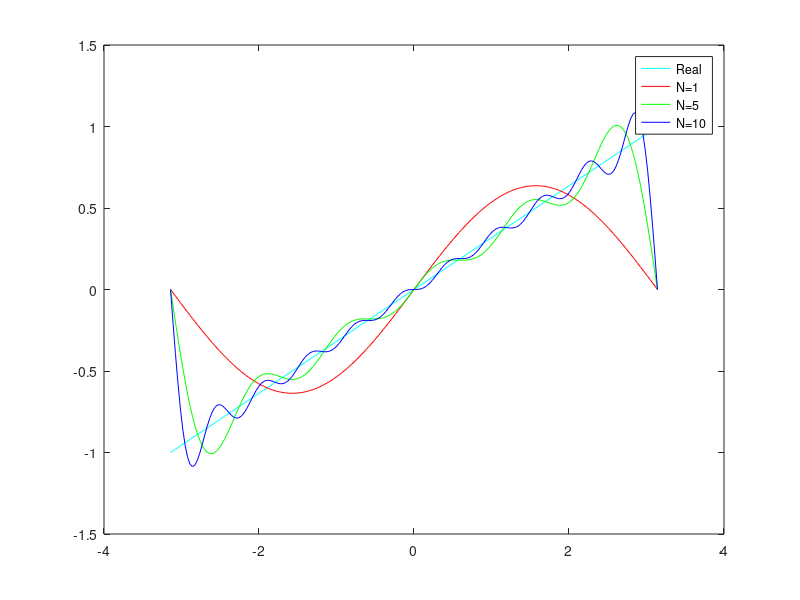

Source code (MATLAB): (Note: this script raises an error after producing the figure.)
%Caner Topuz
%090200358
%Lab_7 Q2

clear;
close all;
clc;

x = linspace(-pi,pi,200);
N = [1 5 10];
y_aprx = zeros(1,200,size(N,2));
y_real = x/pi;
sum = 0;
k = 1;

ii = 1;

for i = x
    jj = 1;
    for j = N
        sum = 0;
        for k= 1:j
            sum = sum + (-1)^(k+1)/k*sin(k*i);
        end
        sum = sum * (2/pi);
        y_aprx(1,ii,jj) = sum;
        jj = jj + 1;
    end
    ii = ii + 1;
end

plot(x,y_real,'c');
hold on;
plot(x,y_aprx(:,:,1),'r');
plot(x,y_aprx(:,:,2),'g');
plot(x,y_aprx(:,:,3),'b');


legend('Real','N=1','N=5','N=10');

for i = 1:size(N,2)
    fprintf('When N= %d sum of squared error values is %f\n',i,SSE_val(y_real,y_aprx(:,:,i)));
end